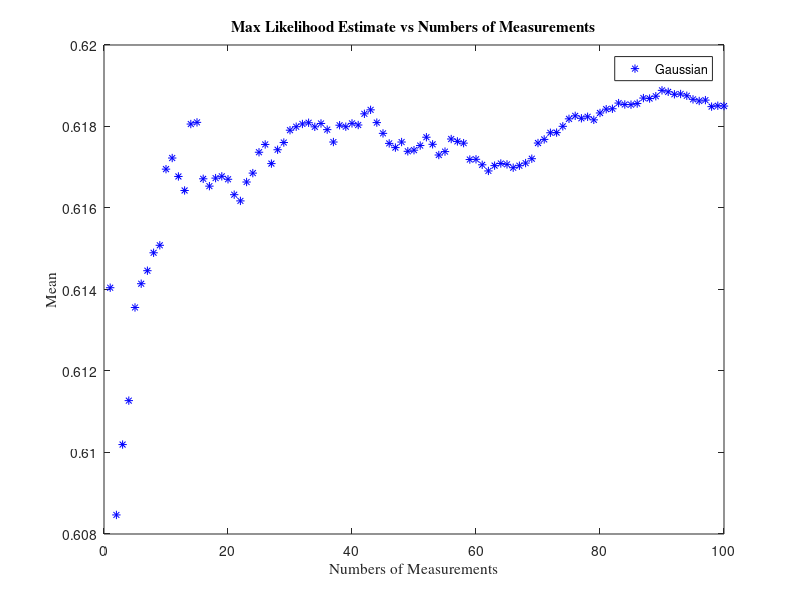
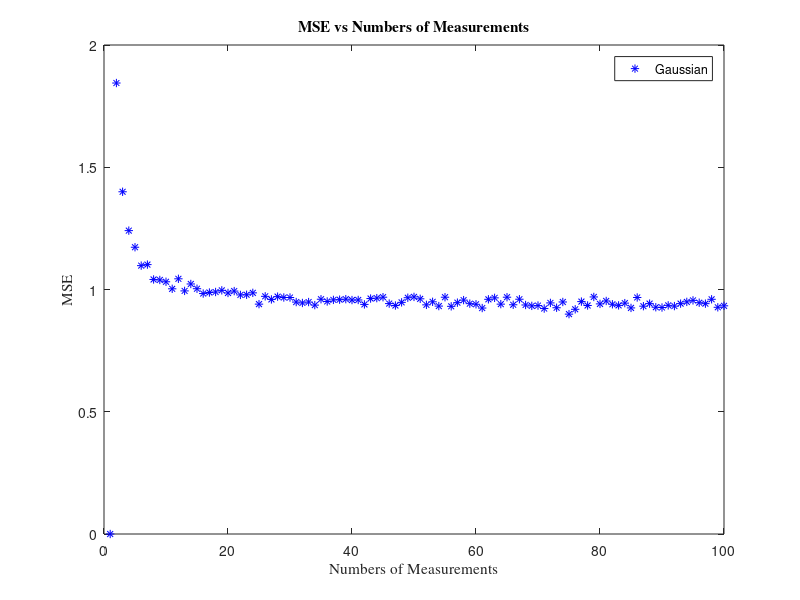
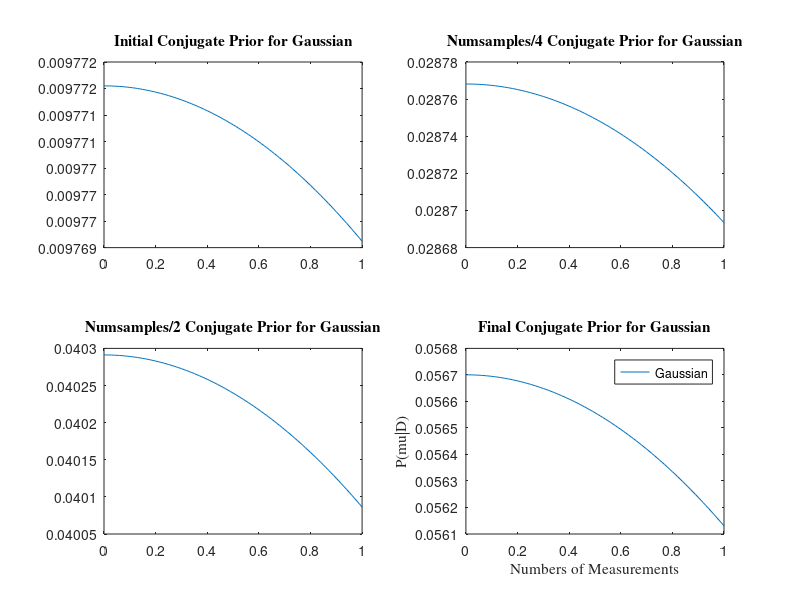

Write the MATLAB code that produced these figures, in order. (Note: this script raises an error after producing the figures.)
%%% ECE 414 Project 1
%%% Eugene Sokolov, Sheryan Resutov, Harrison Zhao

clear all
close all 
clc

%%% For Gaussian RV with unknown mean and variance
mu = rand(1);
var = rand(1);
iterations = 10000;
numsamp = 100;
gmuN = zeros(numsamp,1);
gmse = zeros(numsamp,1);

hyp = zeros(numsamp, 2); % mu, tau
mu0 = 0.5;
var0 = 0.5;
arbvar = 0.5;
hyp(1,:) = [mu0, var0];
for ii = 1:iterations
    gaus = normrnd(mu,sqrt(var),numsamp,1);
    mse = zeros(numsamp,1);
    muN = zeros(numsamp,1);
    muN(1) = gaus(1);
    localhyp = zeros(numsamp, 2);
    for N = 2:numsamp       
        err = gaus(N) - muN(N-1);
        muN(N) = muN(N-1) + err/N;
        mse(N) = err^2;
        
        hyp(N, 1) = arbvar/(N*var0 + arbvar)*mu0 + (N*var0)/(N*var0+arbvar)*muN(N);
        hyp(N, 2) = 1/var0 + N/arbvar;
    end
    gmuN = gmuN + muN;
    gmse = gmse + mse;
    hyp = hyp + localhyp;
end
gmuN = gmuN/iterations;
gmse = gmse/iterations;
hyp(2:end) = hyp(2:end)/iterations;
hyp(:,2) = sqrt(1./hyp(:,2));

%Plot sequential MLE, conjugate prior estimate
figure 
plot(gmuN,'b*')
title('Max Likelihood Estimate vs Numbers of Measurements','FontName','Times')
xlabel('Numbers of Measurements','FontName','Times')
ylabel('Mean','FontName','Times')
hleg = legend('Gaussian'); 

%Plot MSE
figure 
plot(gmse,'b*')
title('MSE vs Numbers of Measurements','FontName','Times')
xlabel('Numbers of Measurements','FontName','Times')
ylabel('MSE','FontName','Times')
hleg = legend('Gaussian');

support = 0:0.01:1;
%Plot conjugate prior
figure
subplot(2, 2, 1);
plot(support, pdf('Normal', support, hyp(2, 1), hyp(2, 2)));
title('Initial Conjugate Prior for Gaussian','FontName','Times')
subplot(2, 2, 2);
plot(support, pdf('Normal', support, hyp(numsamp/4, 1), hyp(numsamp/4, 2)));
title('Numsamples/4 Conjugate Prior for Gaussian','FontName','Times')
subplot(2, 2, 3);
plot(support, pdf('Normal', support, hyp(numsamp/2, 1), hyp(numsamp/2, 2)));
title('Numsamples/2 Conjugate Prior for Gaussian','FontName','Times')
subplot(2, 2, 4);
plot(support, pdf('Normal', support, hyp(numsamp, 1), hyp(numsamp, 2)));
title('Final Conjugate Prior for Gaussian','FontName','Times')
xlabel('Numbers of Measurements','FontName','Times')
ylabel('P(mu|D)','FontName','Times')
hleg = legend('Gaussian');
hyp

%% For Binomial RV with unknown mean and variance
n = randi(10)
p = rand(1)
iterations = 10000;
numsamp = 100;
gmuN2 = zeros(numsamp,1);
gmse2 = zeros(numsamp,1);

mubin = n*p
varbin = n*p*(1-p)
hyp = zeros(numsamp, 2); %alpha, beta
% hyper parameters
alpha = 1;
beta = 1;

for ii = 1:iterations
    bino = binornd(n,p,numsamp,1);
    mse2 = zeros(numsamp,1);
    muN2 = zeros(numsamp,1);
    muN2(1) = bino(1);
    c = bino(1);
    conj2 = zeros(hypSize, numsamp);
    localhyp = zeros(numsamp, 2);
 
    for N = 2:numsamp
        err2 = (bino(N) - c/(N-1));
        c=c+bino(N);
        muN2(N) = c/N;
        mse2(N) = err2^2;
        localhyp(N, 1) = alpha + c;
        localhyp(N, 2) = beta + N*n-c;
    end 
    gmuN2 = gmuN2 + muN2;
    gmse2 = gmse2 + mse2;
    hyp = hyp + localhyp;
end
gmuN2 = gmuN2/iterations;
gmse2 = gmse2/iterations;
hyp = hyp/iterations;

%Plot sequential MLE
figure 
plot(gmuN2,'r*')
title('Max Likelihood Estimate vs Numbers of Measurements','FontName','Times')
xlabel('Numbers of Measurements','FontName','Times')
ylabel('Mean','FontName','Times')
hleg = legend('Binomial'); 

%Plot MSE
figure 
plot(gmse2,'r*')
title('MSE vs Numbers of Measurements','FontName','Times')
xlabel('Numbers of Measurements','FontName','Times')
ylabel('MSE','FontName','Times')
hleg = legend('Binomial');

%Plot conjugate prior
figure
subplot(2, 2, 1);
plot(0:0.01:1, pdf('beta', 0:0.01:1, hyp(2, 1), hyp(2, 2)));
title('Initial Conjugate Prior for Binomial','FontName','Times')
subplot(2, 2, 2);
plot(0:0.01:1, pdf('beta', 0:0.01:1, hyp(numsamp/4, 1), hyp(numsamp/4, 2)));
title('Numsamples/4 Conjugate Prior for Binomial','FontName','Times')
subplot(2, 2, 3);
plot(0:0.01:1, pdf('beta', 0:0.01:1, hyp(numsamp/2, 1), hyp(numsamp/2, 2)));
title('Numsamples/2 Conjugate Prior for Binomial','FontName','Times')
subplot(2, 2, 4);
plot(0:0.01:1, pdf('beta', 0:0.01:1, hyp(numsamp, 1), hyp(numsamp, 2)));
title('Final Conjugate Prior for Binomial','FontName','Times')
hleg = legend('Binomial');


